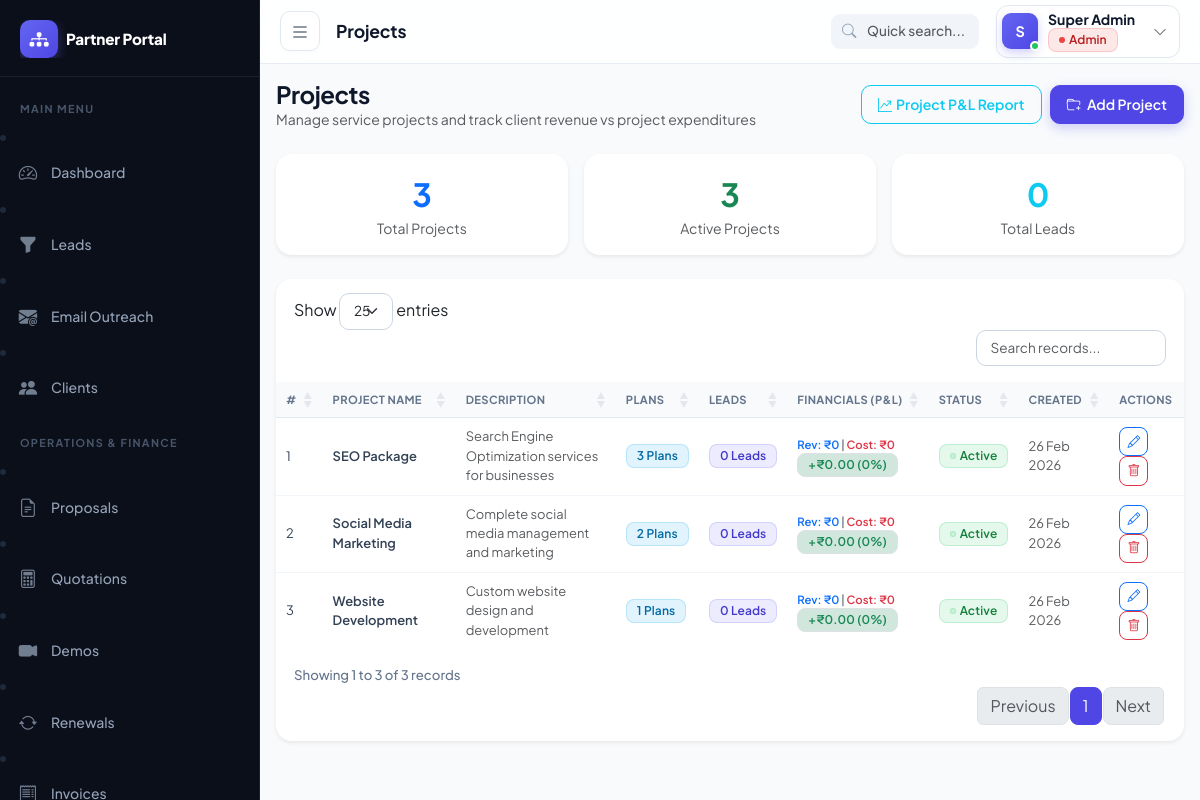
The page /modules/projects/index.php (signed in) on the database its author committed.
### tables this page shows
CREATE TABLE IF NOT EXISTS projects (
    id INT PRIMARY KEY AUTO_INCREMENT,
    name VARCHAR(200) NOT NULL,
    description TEXT,
    logo VARCHAR(255),
    status ENUM('active', 'inactive') DEFAULT 'active',
    created_at TIMESTAMP DEFAULT CURRENT_TIMESTAMP
);

### includes/expense_helpers.php (called while the page is built, shortened)
<?php
function getAllProjectsFinancials(string $fromDate = '', string $toDate = ''): array {
    $db = getDB();
    $projects = $db->query("
        SELECT p.*, COUNT(DISTINCT c.id) as client_count
        FROM projects p
        LEFT JOIN clients c ON c.project_id = p.id
        GROUP BY p.id
        ORDER BY p.name ASC
    ")->fetchAll(PDO::FETCH_ASSOC);
    $projectIds = array_column($projects, 'id');
    $inClause = implode(',', array_map('intval', $projectIds));
    $revSql = "
        SELECT
            c.project_id,
            COALESCE(SUM(i.total_amount), 0) as total_revenue,
            COALESCE(SUM(i.paid_amount), 0) as total_paid
        FROM invoices i
        JOIN clients c ON c.id = i.client_id
        WHERE i.status != 'cancelled' AND c.project_id IN ($inClause)
    ";
    $revParams = [];
    $revSql .= " GROUP BY c.project_id";
    $revStmt = $db->prepare($revSql);
    $revStmt->execute($revParams);
    $revMap = [];
    $dirExpSql = "
        SELECT
            ep.project_id,
            COALESCE(SUM(ep.split_amount), 0) as direct_expenses,
            COUNT(DISTINCT ep.expense_id) as direct_expense_count
        FROM expense_projects ep
        JOIN expenses e ON e.id = ep.expense_id
        WHERE ep.project_id IN ($inClause)
    ";
    $dirParams = [];
    $dirExpSql .= " GROUP BY ep.project_id";
    $dirStmt = $db->prepare($dirExpSql);
    $dirStmt->execute($dirParams);
    $dirExpMap = [];
    $clExpSql = "
        SELECT
            c.project_id,
            COALESCE(SUM(ec.split_amount), 0) as client_allocated_expenses,
            COUNT(DISTINCT ec.expense_id) as client_expense_count
        FROM expense_clients ec
        JOIN clients c ON c.id = ec.client_id
        JOIN expenses e ON e.id = ec.expense_id
        WHERE c.project_id IN ($inClause)
    ";
    $clParams = [];
    $clExpSql .= " GROUP BY c.project_id";
    $clStmt = $db->prepare($clExpSql);
    $clStmt->execute($clParams);
    $clExpMap = [];
    $results = [];
    foreach ($projects as $p) {
        $pid = (int)$p['id'];
        $rev    = $revMap[$pid] ?? ['total_revenue' => 0.00, 'total_paid' => 0.00];
        $dirExp = $dirExpMap[$pid] ?? ['direct_expenses' => 0.00, 'direct_expense_count' => 0];
        $clExp  = $clExpMap[$pid] ?? ['client_allocated_expenses' => 0.00, 'client_expense_count' => 0];
        $revenue = (float)$rev['total_revenue'];
        $paid    = (float)$rev['total_paid'];
        $directCost = (float)$dirExp['direct_expenses'];
        $clientCost = (float)$clExp['client_allocated_expenses'];
        $totalCost  = $directCost + $clientCost;
        $profit = $revenue - $totalCost;
        $marginPct = $revenue > 0 ? round(($profit / $revenue) * 100, 1) : ($totalCost > 0 ? -100.0 : 0.0);
        if ($profit > 0) {
            $status = 'profit';
        } elseif ($profit < 0) {
            $status = 'loss';
        } else {
            $status = ($revenue == 0 && $totalCost == 0) ? 'neutral' : 'breakeven';
        }
        $results[] = array_merge($p, [
            'total_revenue'            => $revenue,
            'total_paid'               => $paid,
            'direct_expenses'          => $directCost,
            'client_expenses'          => $clientCost,
            'total_expenses'           => $totalCost,
            'net_profit'               => $profit,
            'margin_pct'               => $marginPct,
            'profit_status'            => $status,
            'direct_expense_count'     => (int)$dirExp['direct_expense_count'],
            'client_expense_count'     => (int)$clExp['client_expense_count']
        ]);
    }
    return $results;
}

### modules/projects/index.php (the view, shortened to what this page needs)
<?php
require_once __DIR__ . '/../../includes/auth.php';
require_once __DIR__ . '/../../includes/expense_helpers.php';
$db = getDB();
$projects = $db->query("SELECT p.*, (SELECT COUNT(*) FROM leads l WHERE l.project_id=p.id) as lead_count, (SELECT COUNT(*) FROM plans pl WHERE pl.project_id=p.id) as plan_count FROM projects p ORDER BY p.name")->fetchAll();
$allProjectFin = getAllProjectsFinancials();
$projectFinMap = [];
foreach ($allProjectFin as $pf) {
    $projectFinMap[$pf['id']] = $pf;
}
include __DIR__ . '/../../includes/header.php';
?>
<div class="page-header d-flex flex-wrap justify-content-between align-items-center mb-4 gap-2">
  <div><h4 class="mb-0">Projects</h4><p class="text-muted small mb-0">Manage service projects and track client revenue vs project expenditures</p></div>
  <div class="d-flex gap-2">
    <?php if (hasAccess('expenses')): ?>
    <a href="<?= BASE_URL ?>/modules/expenses/reports.php?view=project" class="btn btn-outline-info">
      <i class="bi bi-graph-up-arrow me-1"></i>Project P&amp;L Report
    </a>
    <?php endif; ?>
    <button class="btn btn-primary" data-bs-toggle="modal" data-bs-target="#projectModal">
      <i class="bi bi-folder-plus me-1"></i> Add Project
    </button>
  </div>
</div>
<div class="row g-3 mb-4">
  <div class="col-md-4">
    <div class="card border-0 shadow-sm text-center py-3">
      <div class="fs-2 fw-bold text-primary"><?= count($projects) ?></div>
      <div class="text-muted small">Total Projects</div>
    </div>
  </div>
  <div class="col-md-4">
    <div class="card border-0 shadow-sm text-center py-3">
      <div class="fs-2 fw-bold text-success"><?= count(array_filter($projects, fn($p)=>$p['status']==='active')) ?></div>
      <div class="text-muted small">Active Projects</div>
    </div>
  </div>
  <div class="col-md-4">
    <div class="card border-0 shadow-sm text-center py-3">
      <div class="fs-2 fw-bold text-info"><?= array_sum(array_column($projects,'lead_count')) ?></div>
      <div class="text-muted small">Total Leads</div>
    </div>
  </div>
</div>
<div class="card border-0 shadow-sm">
  <div class="card-body p-0">
    <div class="table-responsive">
      <table class="table table-hover mb-0 datatable">
        <thead class="table-light">
          <tr><th>#</th><th>Project Name</th><th>Description</th><th>Plans</th><th>Leads</th><th>Financials (P&amp;L)</th><th>Status</th><th>Created</th><th>Actions</th></tr>
        </thead>
        <tbody>
          <?php foreach ($projects as $i => $p):
            $pf = $projectFinMap[$p['id']] ?? null;
          ?>
          <tr>
            <td><?= $i+1 ?></td>
            <td class="fw-semibold"><?= htmlspecialchars($p['name']) ?></td>
            <td class="text-muted small"><?= htmlspecialchars(substr($p['description']??'',0,60)) ?><?= strlen($p['description']??'')>60?'...':'' ?></td>
            <td><a href="<?= BASE_URL ?>/modules/plans/index.php?project_id=<?= $p['id'] ?>" class="badge bg-info text-decoration-none"><?= $p['plan_count'] ?> Plans</a></td>
            <td><a href="<?= BASE_URL ?>/modules/leads/index.php?project_id=<?= $p['id'] ?>" class="badge bg-primary text-decoration-none"><?= $p['lead_count'] ?> Leads</a></td>
            <td>
              <?php if ($pf): ?>
                <div class="small">
                  <span class="text-primary fw-semibold">Rev: ₹<?= number_format($pf['total_revenue'], 0) ?></span> |
                  <span class="text-danger fw-semibold">Cost: ₹<?= number_format($pf['total_expenses'], 0) ?></span>
                </div>
                <div>
                  <span class="badge <?= $pf['net_profit'] >= 0 ? 'bg-success-subtle text-success' : 'bg-danger-subtle text-danger' ?> border" style="font-size:0.75rem;">
                    <?= $pf['net_profit'] >= 0 ? '+' : '' ?>₹<?= number_format($pf['net_profit'], 2) ?> (<?= $pf['margin_pct'] ?>%)
                  </span>
                </div>
              <?php else: ?>
                <span class="text-muted small">-</span>
              <?php endif; ?>
            </td>
            <td><?= statusBadge($p['status']) ?></td>
            <td class="text-muted small"><?= date('d M Y', strtotime($p['created_at'])) ?></td>
            <td>
              <button class="btn btn-sm btn-outline-primary" onclick="editProject(<?= htmlspecialchars(json_encode($p)) ?>)"><i class="bi bi-pencil"></i></button>
              <form method="POST" class="d-inline" onsubmit="return confirm('Delete this project?')">
                <button class="btn btn-sm btn-outline-danger"><i class="bi bi-trash"></i></button>
              </form>
            </td>
          </tr>
          <?php endforeach; ?>
        </tbody>
      </table>
    </div>
  </div>
</div>
<?php include __DIR__ . '/../../includes/footer.php'; ?>

### includes/auth.php (shortened to what this page needs)
<?php
function isLoggedIn(): bool {
    return isset($_SESSION['user_id']) && !empty($_SESSION['user_id']);
}
function hasAccess(string $module): bool {
    $role = $_SESSION['user_role'] ?? '';
    return in_array($module, ROLE_PERMISSIONS[$role] ?? []);
}
function roleLabel(string $role): string {
    return match($role) {
        'admin'    => '<span class="badge badge-soft-danger"><span class="badge-dot" style="background:#ef4444;"></span>Admin</span>',
        'finance'  => '<span class="badge badge-soft-success"><span class="badge-dot" style="background:#22c55e;"></span>Finance</span>',
        'accounts' => '<span class="badge" style="background:rgba(111,66,193,0.12); color:#6f42c1; border:1px solid rgba(111,66,193,0.2);"><span class="badge-dot" style="background:#6f42c1;"></span>Accounts</span>',
        'telecall' => '<span class="badge badge-soft-primary"><span class="badge-dot" style="background:#6366f1;"></span>Telecall</span>',
        'investor' => '<span class="badge badge-soft-warning"><span class="badge-dot" style="background:#f59e0b;"></span>Investor</span>',
        'csm'      => '<span class="badge badge-soft-info"><span class="badge-dot" style="background:#0ea5e9;"></span>CSM</span>',
        default    => '<span class="badge badge-soft-secondary"><span class="badge-dot" style="background:#64748b;"></span>' . htmlspecialchars($role) . '</span>',
    };
}
function statusBadge(string $status): string {
    $map = [
        'active'        => 'success',
        'inactive'      => 'secondary',
        'new'           => 'primary',
        'contacted'     => 'info',
        'interested'    => 'warning',
        'not_interested'=> 'danger',
        'follow_up'     => 'warning',
        'converted'     => 'success',
        'trial'         => 'info',
        'trial_ended'   => 'secondary',
        'false_lead'    => 'dark',
        'pending'       => 'warning',
        'paid'          => 'success',
        'partial'       => 'info',
        'overdue'       => 'danger',
        'cancelled'     => 'secondary',
        'expired'       => 'danger',
        'suspended'     => 'danger',
    ];
    $cls = $map[$status] ?? 'secondary';
    $label = ucwords(str_replace('_', ' ', $status));
    return "<span class='badge badge-soft-{$cls}'><span class='badge-dot bg-{$cls}'></span>{$label}</span>";
}

### assets/css/style.css (style rules this page uses)
:root { --font-primary: 'Plus Jakarta Sans', 'Inter', system-ui, -apple-system, sans-serif; --sidebar-width: 260px; --sidebar-collapsed: 72px; --navbar-height: 64px; --primary: #4f46e5; --primary-hover: #4338ca; --primary-light: #6366f1; --primary-subtle: rgba(99, 102, 241, 0.1); --sidebar-bg: #0b0f19; --sidebar-border: rgba(255, 255, 255, 0.07); --sidebar-hover: rgba(255, 255, 255, 0.06); --sidebar-active-bg: linear-gradient(90deg, rgba(99, 102, 241, 0.18) 0%, rgba(99, 102, 241, 0.03) 100%); --sidebar-active-border: #818cf8; --sidebar-text: #94a3b8; --sidebar-text-active: #ffffff; --body-bg: #f8fafc; --card-shadow: 0 10px 30px -10px rgba(0, 0, 0, 0.05), 0 4px 6px -2px rgba(0, 0, 0, 0.02); --card-shadow-hover: 0 20px 35px -10px rgba(0, 0, 0, 0.09), 0 8px 12px -4px rgba(0, 0, 0, 0.04); }
body { background-color: var(--body-bg); font-family: var(--font-primary); color: #1e293b; overflow-x: hidden; -webkit-font-smoothing: antialiased; }
h1, h2, h3, h4, h5, h6, .h1, .h2, .h3, .h4, .h5, .h6 { font-family: var(--font-primary); font-weight: 700; color: #0f172a; letter-spacing: -0.02em; }
.card { border: 1px solid rgba(226, 232, 240, 0.8); border-radius: 16px; box-shadow: var(--card-shadow); transition: all 0.25s cubic-bezier(0.4, 0, 0.2, 1); background: #ffffff; overflow: hidden; }
.card-body { padding: 20px; }
.table-responsive { border-radius: inherit; overflow-x: auto !important; -webkit-overflow-scrolling: touch; width: 100% !important; max-width: 100% !important; display: block; }
.card-body.p-0 { overflow-x: auto !important; -webkit-overflow-scrolling: touch; border-bottom-left-radius: inherit; border-bottom-right-radius: inherit; max-width: 100%; }
.table { margin-bottom: 0; width: 100%; border-collapse: separate; border-spacing: 0; }
.table thead th { font-size: 0.75rem; font-weight: 700; text-transform: uppercase; letter-spacing: 0.05em; color: #64748b; background-color: #f8fafc; border-bottom: 1px solid #e2e8f0; white-space: nowrap; padding: 12px 14px; }
.table tbody td { padding: 12px 14px; vertical-align: middle; border-bottom: 1px solid #f1f5f9; color: #334155; font-size: 0.85rem; }
.table tbody tr { transition: background-color 0.15s ease; }
.table tbody tr:last-child td { border-bottom: none; }
.badge { font-weight: 600; font-size: 0.75rem; padding: 5px 10px; border-radius: 8px; letter-spacing: 0.01em; display: inline-flex; align-items: center; gap: 4px; }
.badge-dot { width: 6px; height: 6px; border-radius: 50%; display: inline-block; }
.bg-success, .badge-soft-success { background-color: rgba(34, 197, 94, 0.12) !important; color: #15803d !important; border: 1px solid rgba(34, 197, 94, 0.2); }
.bg-danger, .badge-soft-danger { background-color: rgba(239, 68, 68, 0.12) !important; color: #b91c1c !important; border: 1px solid rgba(239, 68, 68, 0.2); }
.bg-primary, .badge-soft-primary { background-color: rgba(99, 102, 241, 0.12) !important; color: #4338ca !important; border: 1px solid rgba(99, 102, 241, 0.2); }
.bg-info, .badge-soft-info { background-color: rgba(14, 165, 233, 0.12) !important; color: #0369a1 !important; border: 1px solid rgba(14, 165, 233, 0.2); }
.btn { font-family: var(--font-primary); font-weight: 600; border-radius: 10px; padding: 8px 16px; transition: all 0.2s cubic-bezier(0.4, 0, 0.2, 1); font-size: 0.875rem; }
.btn-primary { background-color: var(--primary); border-color: var(--primary); box-shadow: 0 4px 12px rgba(79, 70, 229, 0.25); }
.btn-sm { padding: 5px 12px; font-size: 0.8rem; border-radius: 8px; }
@media (max-width: 1366px) { .table thead th { padding: 10px 12px; font-size: 0.72rem; } }
@media (max-width: 1366px) { .table tbody td { padding: 10px 12px; font-size: 0.83rem; } }
@media (max-width: 1366px) { .btn-group-sm > .btn, .btn-sm { padding: 0.25rem 0.45rem; } }
@media (max-width: 1200px) { .table thead th { padding: 9px 10px; font-size: 0.7rem; letter-spacing: 0.03em; } }
@media (max-width: 1200px) { .table tbody td { padding: 9px 10px; font-size: 0.81rem; } }

### rows shown on the page
projects: name "SEO Package", description "Search Engine Optimization services for businesses", plan_count "3", lead_count "0", id "0", id "0.00", status "Active", created_at "26 Feb 2026"
projects: name "Social Media Marketing", description "Complete social media management and marketing", plan_count "2", lead_count "0", id "0", id "0.00", status "Active", created_at "26 Feb 2026"
projects: name "Website Development", description "Custom website design and development", plan_count "1", lead_count "0", id "0", id "0.00", status "Active", created_at "26 Feb 2026"

### other values the page prints
$pageTitle "Projects"
substr($currentUser['name'], 0, 1) "S"
$currentUser['name'] "Super Admin"
$sidebarBrandName "Partner Portal"
$section['title'] "MAIN MENU"
$item['label'] "Dashboard"
$item['label'] "Leads"
$item['label'] "Email Outreach"
$item['label'] "Clients"
$section['title'] "OPERATIONS & FINANCE"
$item['label'] "Proposals"
$item['label'] "Quotations"
$item['label'] "Demos"
$item['label'] "Renewals"
count($projects) "3"
